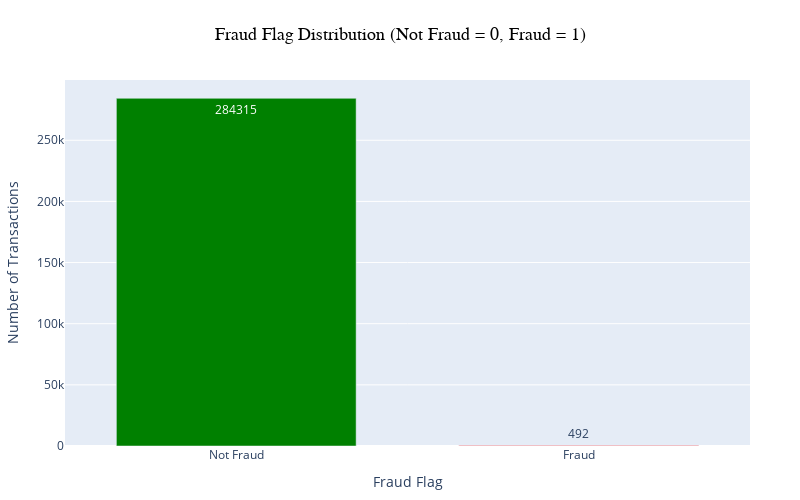

Write notebook code for a chart like this one.
### Markdown cell above
## Transaction Distribution by Fraud Flag

### Code cell
# Create a bar chart to show the distribution of the Fraud_Flag variable
count = data["Fraud_Flag"].value_counts()
bar_plot = pd.DataFrame({'Fraud_Flag': count.index, 'values': count.values})

# Set colors for the bars (red for fraud, green for not fraud)
colors = ['green' if flag == 0 else 'red' for flag in bar_plot['Fraud_Flag']]

# Create the bar chart
trace = go.Bar(
    x=['Not Fraud', 'Fraud'],  
    y=bar_plot['values'],
    name="Fraud Flag Distribution",
    marker=dict(color=colors),
    text=bar_plot['values'],  
    textposition='auto'  
)

# Define the layout
layout = go.Layout(
    title=dict(
        text='Fraud Flag Distribution (Not Fraud = 0, Fraud = 1)',
        font=dict(size=18, family='Arial, sans-serif', color='black'),
        x=0.5,  
        xanchor='center'
    ),
    xaxis=dict(
        title=dict(
            text='Fraud Flag',
            font=dict(size=14)  
        ),
        tickvals=[0, 1],  # Only show ticks for 0 and 1
        ticktext=['Not Fraud', 'Fraud'],  
        tickfont=dict(size=12)  
    ),
    yaxis=dict(
        title=dict(
            text='Number of Transactions',
            font=dict(size=14)  
        ),
        tickfont=dict(size=12)  
    ),
    hovermode='closest',
    width=800,  
    height=500,  
    margin=dict(l=50, r=50, t=80, b=50),  
    bargap=0.3  
)

# Combine the data and layout into a figure
fig = go.Figure(data=[trace], layout=layout)

# Display the plot
iplot(fig)

# Print the number of fraudulent transactions
print("Fraudulent transactions in the dataset:", bar_plot['values'][1], "(", round(bar_plot['values'][1] / data.shape[0] * 100, 2), "%)")

### Figure 1 — Plotly figure (JSON) as saved in the notebook; plotly's stock layout.template omitted (floating-point values rounded to 4 significant figures)
{"data": [{"marker": {"color": ["green", "red"]}, "name": "Fraud Flag Distribution", "text": [284300.0, 492.0], "textposition": "auto", "type": "bar", "x": ["Not Fraud", "Fraud"], "y": [284315, 492]}], "layout": {"bargap": 0.3, "height": 500, "hovermode": "closest", "margin": {"b": 50, "l": 50, "r": 50, "t": 80}, "title": {"font": {"color": "black", "family": "Arial, sans-serif", "size": 18}, "text": "Fraud Flag Distribution (Not Fraud = 0, Fraud = 1)", "x": 0.5, "xanchor": "center"}, "width": 800, "xaxis": {"tickfont": {"size": 12}, "ticktext": ["Not Fraud", "Fraud"], "tickvals": [0, 1], "title": {"font": {"size": 14}, "text": "Fraud Flag"}}, "yaxis": {"tickfont": {"size": 12}, "title": {"font": {"size": 14}, "text": "Number of Transactions"}}}}
